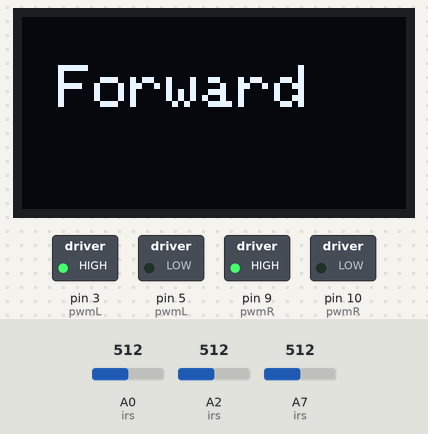
Bench run of a sketch on a simulated Arduino Nano, built with avr-gcc and run on an emulated ATmega328P. Parts: 128×64 one-colour display, switched loads named in the sketch (green lamp = pin HIGH). The test bench sets the inputs (shaded band); at power-on: A0 (irs) = 512, A2 (irs) = 512, A7 (irs) = 512. The display library's start-up logo is not drawn.

Above: at 5.2 s.
Timing chart, 0 to 6.7 s (numbered marks = the images above):
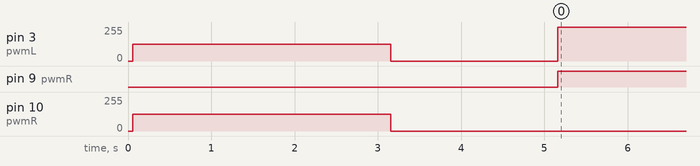

The sketch:

activity_8_follow_white.ino
```cpp
#include <Wire.h>
#include "Adafruit_GFX.h"
#include "Adafruit_SSD1306.h"
#define SCREEN_WIDTH 128 // OLED display width, in pixels
#define SCREEN_HEIGHT 64 // OLED display height, in pixels

//Declaration for an SSD1 display connected to I2C (SDA, SCL pins)
#define OLED_RESET -1 // Reset pin # (or -1 is sharing Arduino reset pin)
Adafruit_SSD1306 display(SCREEN_WIDTH, SCREEN_HEIGHT, &Wire, OLED_RESET);

int ir1 = A0, ir3 = A2, ir5 = A7;
int pwmL1 = 3, pwmL2 = 5, pwmR1 = 9, pwmR2 = 10;

//the 0th element is forward/clockwise direction
//the 1st element is backward/anticlockwise direction
int pwmL[] = {pwmL1, pwmL2};
int pwmR[] = {pwmR1, pwmR2};

//auto-callibration vars
//they map to the IRs array, one-to-one
int irs[] = {ir1, ir3, ir5};
int irmins[] = {1023, 1023, 1023};
int irmaxs[] = {0, 0, 0};
int iravgs[] = {0, 0, 0};
int states[] = {0, 0, 0};

void setup(){
  for(int i=0; i<2; i++){
    pinMode(pwmL[i], OUTPUT); digitalWrite(pwmL[i], LOW);
    pinMode(pwmR[i], OUTPUT); digitalWrite(pwmR[i], LOW);
  }

  for(int i=0; i<3; i++){
    pinMode(irs[i], INPUT);
  }

  if (!display.begin(SSD1306_SWITCHCAPVCC, 0x3C)) {
    Serial.println(F("SSD1306 allocation failed"));
    for(;;); //Don't proceed, loop forever
  }
  display.display();

  callibrateSensors();
  delay(2000);
}

void loop(){
  for(int i=0; i<3; i++){
    states[i] = analogRead(irs[i]);
  }

  /*ascii drawing of stembot's sensors:

   |   IR5   |   IR3   |   IR1   |
   | irs[2]  | irs[1]  | irs[0]  |
   |_____________________________|

   ***REMEMBER: larger value == Black***
  */

  //if line is on the left side
  if((states[2] < iravgs[2]) && (states[1] > iravgs[1])){
    turnLeft(50, 50);

    oledDisplay(2,0,0);
    display.println("   ");
    display.println("  Left  ");
    display.println("   ");
    display.display();
  }
  //if line is on the right side
  else if((states[0] < iravgs[0]) && (states[1] > iravgs[1])){
    turnRight(50, 50);

    oledDisplay(2,0,0);
    display.println("   ");
    display.println(" Right ");
    display.println("   ");
    display.display();
  }
  //if encounter right junction
  else if((states[0] < iravgs[0]) && (states[1] < iravgs[1])){
    goForward(100, 100);
    delay(10);
    turnRight(50, 50);
    delay(200);

    oledDisplay(2,0,0);
    display.println(" 90 ");
    display.println(" Right ");
    display.println("   ");
    display.display();
  }
  //if encounter left junction
  else if((states[2] < iravgs[2]) && (states[1] < iravgs[1])){
    goForward(100, 100);
    delay(10);
    turnLeft(50, 50);
    delay(200);

    oledDisplay(2,0,0);
    display.println(" 90 ");
    display.println("  Left  ");
    display.println("   ");
    display.display();
  }
  //if no white are detected
  else{
    goForward(100, 100);

    oledDisplay(2,0,0);
    display.println("   ");
    display.println(" Forward ");
    display.println("   ");
    display.display();
  }
}


void oledDisplay(int8_t textSize, int8_t x, int8_t y) {
  display.clearDisplay();
  display.setTextSize(textSize);
  display.setTextColor(WHITE);
  display.setCursor(x,y);
}

void callibrateSensors(){
  //keep turning right to sample more areas
  turnRight(50, 50);

  //callibrate 300 times for accuracy
  for(int i=0; i<300; i++){

    //callibrate each sensor
    for(int j=0; j<3; j++){
      //get the reading from the current IR
      states[j] = analogRead(irs[j]);

      //we want (irmax = black) and (irmin = white)
      //is it now on a light or dark line?
      if(irmins[j] > states[j]){
        //if on white, set the minimum to current reading
        irmins[j] = states[j];
      } else{
        //if on black, set the maximum to current reading
        irmaxs[j] = states[j];
      }
      //robot keep turning right, increase accuracy
    }
    delay(10);
  }
  goForward(0, 0); //stop turning
  //calculate avgs
  for(int k=0; k<3; k++){
    iravgs[k] = (irmins[k] + irmaxs[k])/2;
  }
}


/*------ all the inputted speeds must be in percentages ------*/

void goForward(float speed1, float speed2){
  float convertedSpeed1 = speed1/100*255;
  float convertedSpeed2 = speed2/100*255;

  //stop anticlockwise / backwards motion
  digitalWrite(pwmL[1], 0); digitalWrite(pwmR[1], 0);
  //turn both motors clockwise / go forward
  analogWrite(pwmL[0], (int)convertedSpeed1);
  analogWrite(pwmR[0], (int)convertedSpeed2);
}

void goBackward(float speed1, float speed2){
  float convertedSpeed1 = speed1/100*255;
  float convertedSpeed2 = speed2/100*255;

  //stop clockwise / forwards motion
  digitalWrite(pwmL[0], 0); digitalWrite(pwmR[0], 0);
  //turn both motors anticlockwise / go backward
  analogWrite(pwmL[1], (int)convertedSpeed1);
  analogWrite(pwmR[1], (int)convertedSpeed2);
}

void turnLeft(float speed1, float speed2){
  float convertedSpeed1 = speed1/100*255;
  float convertedSpeed2 = speed2/100*255;

  //initialize motors before turning
  digitalWrite(pwmL[0], 0); digitalWrite(pwmR[1], 0);
  //to turn left,
  analogWrite(pwmL[1], (int)convertedSpeed1); //left motor goes anticlockwise
  analogWrite(pwmR[0], (int)convertedSpeed2); //right motor goes clockwise
}

void turnRight(float speed1, float speed2){
  float convertedSpeed1 = speed1/100*255;
  float convertedSpeed2 = speed2/100*255;

  //initialize motors before turning
  digitalWrite(pwmL[1], 0); digitalWrite(pwmR[0], 0);
  //to turn right,
  analogWrite(pwmL[0], (int)convertedSpeed1); //left motor goes clockwise
  analogWrite(pwmR[1], (int)convertedSpeed2); //right motor goes anticlockwise
}
```

Measured:
- by itself, pin 3 (pwmL): 127/255 → 0/255 at 3.2 s, → 255/255 2.0 s later
- by itself, pin 9 (pwmR): LOW → HIGH at 5.2 s
